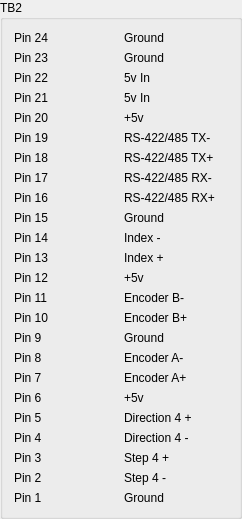
           <widget class="QGroupBox" name="gridGroupBox_2">
            <property name="geometry">
             <rect>
              <x>257</x>
              <y>9</y>
              <width>242</width>
              <height>499</height>
             </rect>
            </property>
            <property name="title">
             <string>TB2</string>
            </property>
            <layout class="QGridLayout" name="gridLayout_43">
             <item row="2" column="0">
              <widget class="QLabel" name="label_315">
               <property name="text">
                <string>Pin 22</string>
               </property>
              </widget>
             </item>
             <item row="0" column="0">
              <widget class="QLabel" name="label_316">
               <property name="text">
                <string>Pin 24</string>
               </property>
              </widget>
             </item>
             <item row="8" column="0">
              <widget class="QLabel" name="label_317">
               <property name="text">
                <string>Pin 16</string>
               </property>
              </widget>
             </item>
             <item row="5" column="0">
              <widget class="QLabel" name="label_318">
               <property name="text">
                <string>Pin 19</string>
               </property>
              </widget>
             </item>
             <item row="15" column="0">
              <widget class="QLabel" name="label_319">
               <property name="text">
                <string>Pin 9</string>
               </property>
              </widget>
             </item>
             <item row="4" column="0">
              <widget class="QLabel" name="label_320">
               <property name="text">
                <string>Pin 20</string>
               </property>
              </widget>
             </item>
             <item row="11" column="0">
              <widget class="QLabel" name="label_321">
               <property name="text">
                <string>Pin 13</string>
               </property>
              </widget>
             </item>
             <item row="9" column="0">
              <widget class="QLabel" name="label_322">
               <property name="text">
                <string>Pin 15</string>
               </property>
              </widget>
             </item>
             <item row="13" column="0">
              <widget class="QLabel" name="label_323">
               <property name="text">
                <string>Pin 11</string>
               </property>
              </widget>
             </item>
             <item row="16" column="0">
              <widget class="QLabel" name="label_324">
               <property name="text">
                <string>Pin 8</string>
               </property>
              </widget>
             </item>
             <item row="6" column="0">
              <widget class="QLabel" name="label_325">
               <property name="text">
                <string>Pin 18</string>
               </property>
              </widget>
             </item>
             <item row="12" column="0">
              <widget class="QLabel" name="label_326">
               <property name="text">
                <string>Pin 12</string>
               </property>
              </widget>
             </item>
             <item row="1" column="0">
              <widget class="QLabel" name="label_327">
               <property name="text">
                <string>Pin 23</string>
               </property>
              </widget>
             </item>
             <item row="10" column="0">
              <widget class="QLabel" name="label_328">
               <property name="text">
                <string>Pin 14</string>
               </property>
              </widget>
             </item>
             <item row="3" column="0">
              <widget class="QLabel" name="label_329">
               <property name="text">
                <string>Pin 21</string>
               </property>
              </widget>
             </item>
             <item row="17" column="0">
              <widget class="QLabel" name="label_330">
               <property name="text">
                <string>Pin 7</string>
               </property>
              </widget>
             </item>
             <item row="18" column="0">
              <widget class="QLabel" name="label_331">
               <property name="text">
                <string>Pin 6</string>
               </property>
              </widget>
             </item>
             <item row="19" column="0">
              <widget class="QLabel" name="label_332">
               <property name="text">
                <string>Pin 5</string>
               </property>
              </widget>
             </item>
             <item row="20" column="0">
              <widget class="QLabel" name="label_333">
               <property name="text">
                <string>Pin 4</string>
               </property>
              </widget>
             </item>
             <item row="21" column="0">
              <widget class="QLabel" name="label_334">
               <property name="text">
                <string>Pin 3</string>
               </property>
              </widget>
             </item>
             <item row="22" column="0">
              <widget class="QLabel" name="label_335">
               <property name="text">
                <string>Pin 2</string>
               </property>
              </widget>
             </item>
             <item row="23" column="0">
              <widget class="QLabel" name="label_336">
               <property name="text">
                <string>Pin 1</string>
               </property>
              </widget>
             </item>
             <item row="14" column="0">
              <widget class="QLabel" name="label_337">
               <property name="text">
                <string>Pin 10</string>
               </property>
              </widget>
             </item>
             <item row="7" column="0">
              <widget class="QLabel" name="label_338">
               <property name="text">
                <string>Pin 17</string>
               </property>
              </widget>
             </item>
             <item row="0" column="1">
              <widget class="QLabel" name="label_339">
               <property name="text">
                <string>Ground</string>
               </property>
              </widget>
             </item>
             <item row="1" column="1">
              <widget class="QLabel" name="label_340">
               <property name="text">
                <string>Ground</string>
               </property>
              </widget>
             </item>
             <item row="2" column="1">
              <widget class="QLabel" name="label_341">
               <property name="text">
                <string>5v In</string>
               </property>
              </widget>
             </item>
             <item row="3" column="1">
              <widget class="QLabel" name="label_342">
               <property name="text">
                <string>5v In</string>
               </property>
              </widget>
             </item>
             <item row="4" column="1">
              <widget class="QLabel" name="label_343">
               <property name="text">
                <string>+5v</string>
               </property>
              </widget>
             </item>
             <item row="5" column="1">
              <widget class="QLabel" name="label_344">
               <property name="text">
                <string>RS-422/485 TX-</string>
               </property>
              </widget>
             </item>
             <item row="6" column="1">
              <widget class="QLabel" name="label_345">
               <property name="text">
                <string>RS-422/485 TX+</string>
               </property>
              </widget>
             </item>
             <item row="7" column="1">
              <widget class="QLabel" name="label_346">
               <property name="text">
                <string>RS-422/485 RX-</string>
               </property>
              </widget>
             </item>
             <item row="8" column="1">
              <widget class="QLabel" name="label_347">
               <property name="text">
                <string>RS-422/485 RX+</string>
               </property>
              </widget>
             </item>
             <item row="9" column="1">
              <widget class="QLabel" name="label_348">
               <property name="text">
                <string>Ground</string>
               </property>
              </widget>
             </item>
             <item row="10" column="1">
              <widget class="QLabel" name="label_349">
               <property name="text">
                <string>Index -</string>
               </property>
              </widget>
             </item>
             <item row="11" column="1">
              <widget class="QLabel" name="label_350">
               <property name="text">
                <string>Index +</string>
               </property>
              </widget>
             </item>
             <item row="12" column="1">
              <widget class="QLabel" name="label_351">
               <property name="text">
                <string>+5v</string>
               </property>
              </widget>
             </item>
             <item row="13" column="1">
              <widget class="QLabel" name="label_352">
               <property name="text">
                <string>Encoder B-</string>
               </property>
              </widget>
             </item>
             <item row="14" column="1">
              <widget class="QLabel" name="label_353">
               <property name="text">
                <string>Encoder B+</string>
               </property>
              </widget>
             </item>
             <item row="15" column="1">
              <widget class="QLabel" name="label_354">
               <property name="text">
                <string>Ground</string>
               </property>
              </widget>
             </item>
             <item row="16" column="1">
              <widget class="QLabel" name="label_355">
               <property name="text">
                <string>Encoder A-</string>
               </property>
              </widget>
             </item>
             <item row="17" column="1">
              <widget class="QLabel" name="label_356">
               <property name="text">
                <string>Encoder A+</string>
               </property>
              </widget>
             </item>
             <item row="18" column="1">
              <widget class="QLabel" name="label_357">
               <property name="text">
                <string>+5v</string>
               </property>
              </widget>
             </item>
             <item row="19" column="1">
              <widget class="QLabel" name="tb2p5LB">
               <property name="text">
                <string>Direction 4 +</string>
               </property>
              </widget>
             </item>
             <item row="20" column="1">
              <widget class="QLabel" name="tb2p4LB">
               <property name="text">
                <string>Direction 4 -</string>
               </property>
              </widget>
             </item>
             <item row="21" column="1">
              <widget class="QLabel" name="tb2p3LB">
               <property name="text">
                <string>Step 4 +</string>
               </property>
              </widget>
             </item>
             <item row="22" column="1">
              <widget class="QLabel" name="tb2p2LB">
               <property name="text">
                <string>Step 4 -</string>
               </property>
              </widget>
             </item>
             <item row="23" column="1">
              <widget class="QLabel" name="label_362">
               <property name="text">
                <string>Ground</string>
               </property>
              </widget>
             </item>
            </layout>
           </widget>
